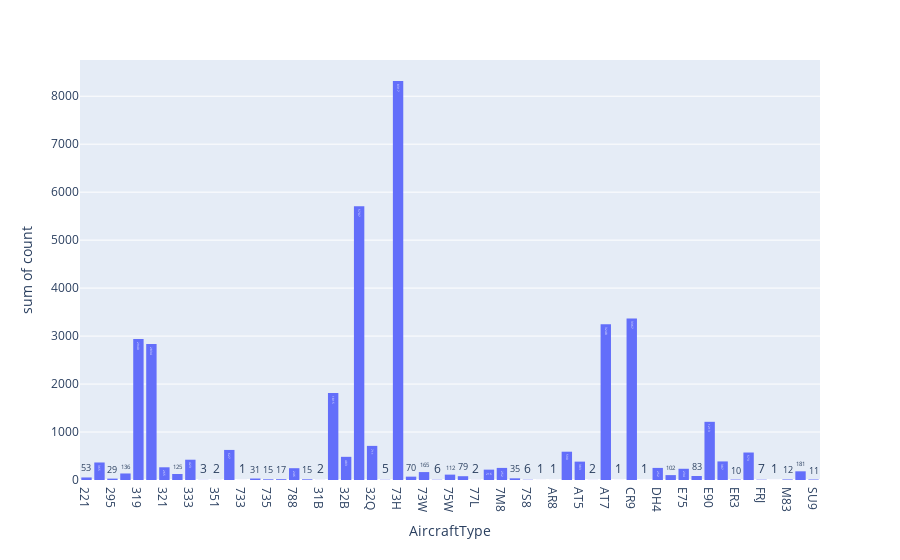

Notebook code cell kept with this figure:
### Code cell
plot_count_hist('AircraftType', data)

### Figure 1 — Plotly figure (JSON) as saved in the notebook; plotly's stock layout.template omitted (floating-point values rounded to 4 significant figures)
{"data": [{"alignmentgroup": "True", "bingroup": "x", "histfunc": "sum", "hovertemplate": "AircraftType=%{x}<br>sum of count=%{y}<extra></extra>", "legendgroup": "", "marker": {"color": "#636efa", "pattern": {"shape": ""}}, "name": "", "offsetgroup": "", "orientation": "v", "showlegend": false, "texttemplate": "%{value}", "type": "histogram", "x": [221, 223, 295, 318, 319, 320, 321, 332, 333, 339, 351, 359, 733, 734, 735, 738, 788, 789, "31B", "32A", "32B", "32N", "32Q", "73G", "73H", "73J", "73W", "75T", "75W", "76W", "77L", "77W", "7M8", "7M9", "7S8", "AR1", "AR8", "AT4", "AT5", "AT6", "AT7", "CR2", "CR9", "CRK", "DH4", "E70", "E75", "E7W", "E90", "E95", "ER3", "ER4", "FRJ", "H24", "M83", "SF3", "SU9"], "xaxis": "x", "y": [53, 365, 29, 136, 2940, 2834, 265, 125, 423, 3, 2, 627, 1, 31, 15, 17, 246, 15, 2, 1815, 483, 5707, 711, 5, 8317, 70, 165, 6, 112, 79, 2, 216, 252, 35, 6, 1, 1, 590, 383, 2, 3248, 1, 3367, 1, 252, 102, 234, 83, 1213, 387, 10, 573, 7, 1, 12, 181, 11], "yaxis": "y"}], "layout": {"barmode": "relative", "legend": {"tracegroupgap": 0}, "margin": {"t": 60}, "xaxis": {"anchor": "y", "domain": [0, 1], "title": {"text": "AircraftType"}}, "yaxis": {"anchor": "x", "domain": [0, 1], "title": {"text": "sum of count"}}}}
